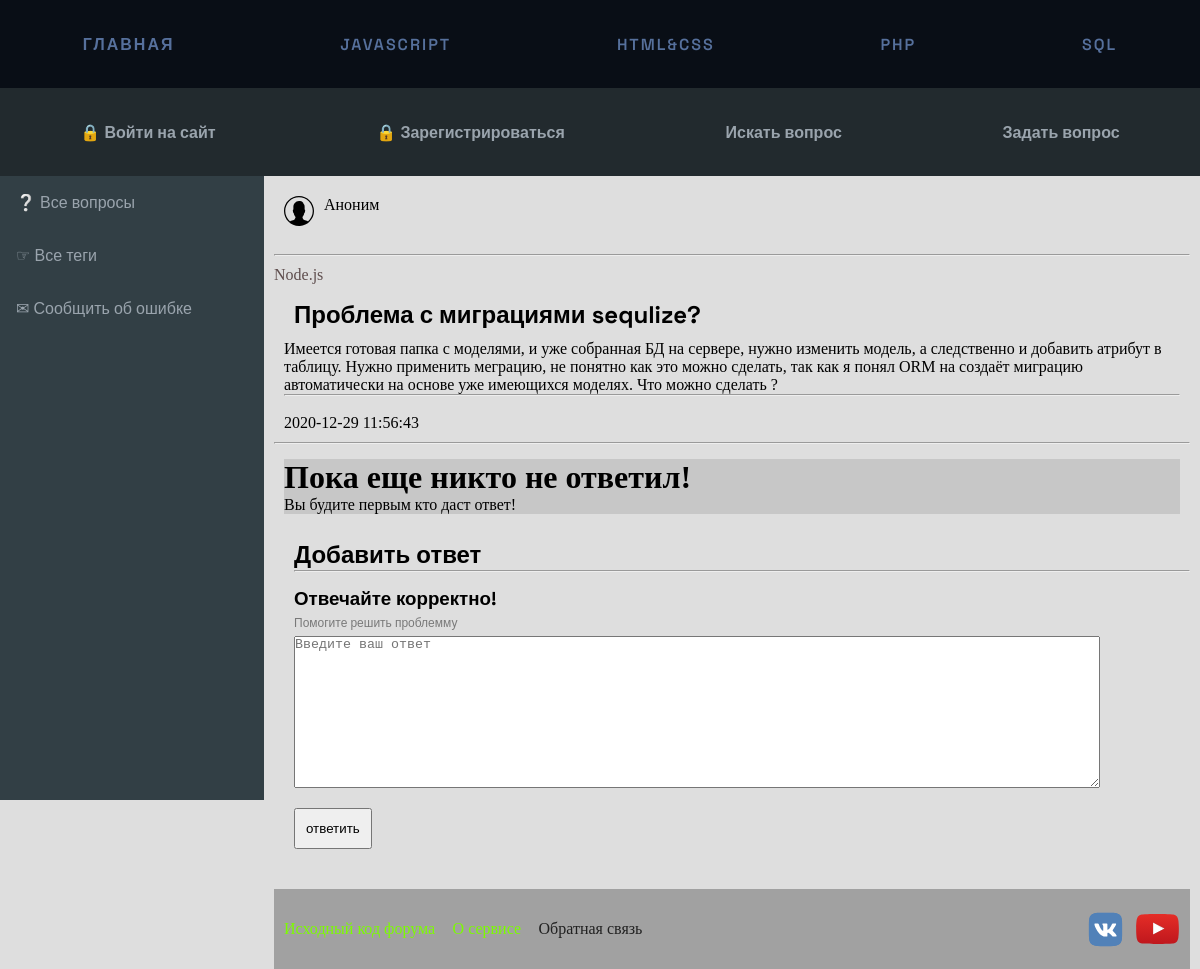
Screenshot of /singleQuestion/id?id=20 with the database file from the repository.
### tables this page shows
CREATE TABLE `questions`
(
    `id`             int(11) NOT NULL,
    `user_id`        int(11) NOT NULL,
    `title`          varchar(255) NOT NULL,
    `tags`           text         NOT NULL,
    `body`           text         NOT NULL,
    `date_of_create` datetime     NOT NULL
);

### config/routes.php (called while the page is built)
<?php
return array(
    'securiry/RegUser'=> 'security/RegisterUser',
    'securiry/AuthUser'=> 'security/AuthenticationUser',
    'security/EditProfileFirstName'=> 'editprofile/UpdateUserFirstName',
    'security/EditProfileLastName'=> 'editprofile/UpdateUserLastName',
    'security/EditProfileAbout'=> 'editprofile/UpdateUserAbout',
    'security/EditProfileEmail'=> 'editprofile/UpdateUserEmail',
    'questions/AddNewQuestion'=> 'Questions/AddNewQuestion',
    'questions/AddNewAnswer'=> 'Questions/AddNewAnswer',
    'security/logout'=> 'security/Logout',
    'security/login' => 'security/SignIn',
    'security/reg' => 'security/SignUp',
    'security/profile' => 'security/Profile',
    'security/remind' => 'security/Remind',
    'questions/ask' => 'questions/Ask',
    'singleQuestion/id?' => 'questions/QuestionById',
    'navigation/tags' => 'navigation/Tags',
    'navigation/feedback' => 'navigation/Feedback',
    '' => 'navigation/Main',
);

### components/Renderer.php (called while the page is built, shortened)
<?php
class Renderer
{
    private $templates_dir = 'views';
    private $root_template = '';
    public function setTemplatesDir($dir)
    {
        $dir = ROOT . '/' . $dir;
        if (is_dir($dir)) {
            $this->templates_dir = $dir;
        } else {
            echo 'Templates dir does not exists! Exiting.';
            exit;
        }
    }
    public function loadTemplate($template, $data = array())
    {
        $result = $data;
        include $this->templates_dir . '/' . $template . '.php';
    }
    public function renderTemplate($data = array(), $name = '')
    {
        $rtp = !empty($name) ? $name : $this->root_template;
        $this->loadTemplate($rtp, $data);
    }
}

### components/Controller.php (called while the page is built, shortened)
<?php
class Controller
{
    protected $renderer = null;
    public function __construct($cname)
    {
        $this->renderer = new Renderer();
    }
    public function renderView($data = array(), $name = '')
    {
        $this->renderer->setTemplatesDir('views');
        $this->renderer->renderTemplate($data, $name);
    }
}

### controllers/QuestionsController.php (called while the page is built, shortened)
<?php
class QuestionsController extends Controller
{
    public function actionQuestionById()
    {
        if (isset($_GET['id'])) {
            $select = array(
                'where' => 'id=' . $_GET['id']
            );
            $question = new  Model_Questions($select);
            $getquestion = $question->getOneRow();
            $select = array(
                'where' => 'id =' . $getquestion['user_id']
            );
            $user = new Model_Users($select);
            $usersInfo = $user->getOneRow();
            if ($usersInfo === null) {
                $getquestion['FirstAndLastName'] = 'Аноним';
            }
            else {
                $getquestion['FirstAndLastName'] = $usersInfo['first_name'] . " " . $usersInfo['last_name'];
            }
            $result_answers = array();
            $getquestion['Answers'] = $result_answers;
        }
        $this->renderView($getquestion, 'pages/questions/singleQuestion');
        return $this;
    }
}

### index.php (called while the page is built, shortened)
<?php session_start();
require_once(ROOT . '/components/Router.php');
require_once(ROOT . '/components/Renderer.php');
require_once(ROOT . '/components/Controller.php');
$router = new Router();
$router->run();

### models/Model_Base.php (called while the page is built, shortened)
<?php
abstract class Model_Base
{
    protected $db;
    private $dataResult;
    public function __construct($select = false)
    {
        global $connect;
        $this->db = $connect;
        $modelName = get_class($this);
        $arrExp = explode('_', $modelName);
        $tableName = strtolower($arrExp[1]);
        $this->table = $tableName;
        $sql = $this->_getSelect($select);
        if ($sql) $this->_getResult("SELECT * FROM $this->table" . $sql);
    }
    private function _getSelect($select)
    {
        if (is_array($select)) {
            $allQuery = array_keys($select);
            array_walk($allQuery, function (&$val) {
                $val = strtoupper($val);
            });
            $querySql = "";
            if (in_array("WHERE", $allQuery)) {
                foreach ($select as $key => $val) {
                    if (strtoupper($key) == "WHERE") {
                        $querySql .= " WHERE " . $val;
                    }
                }
            }
            return $querySql;
        }
        return false;
    }
    private function _getResult($sql)
    {
        try {
            $db = $this->db;
            $stmt = $db->query($sql);
            $this->dataResult = $stmt;
        } catch (PDOException $e) {
            echo $e->getMessage();
            exit;
        }
        return $this->dataResult;
    }
}

### views/pages/questions/singleQuestion.php (the view, shortened to what this page needs)
<?php if (!isset($styles)) {
    ob_start(); ?>
    <link rel="stylesheet" href="/php-forum/publicrum/public/css/question__page.css" type="text/css">
    <?php $styles = ob_get_clean();
} ?>
<?php if (!isset($content)) {
    ob_start(); ?>
    <div>
        <? if (!isset($result)) { ?>
            <div class="block">
                <h1>Ошибка!</h1>
            </div>
        <? } else { ?>
            <div class="user-info">
                <div class="mini-icon"></div>
                <div class="user-name"><a href=""><? echo $result['FirstAndLastName'] ?></a></div>
            </div>
            <br>
            <hr>
            <div class="ask-tags">
                <? echo $result['tags'] ?>
            </div>
            <div class="title">
                <h2><? echo $result['title'] ?></h2>
            </div>
            <div class="ask-description">
                <p>
                    <? echo $result['body'] ?>
                </p>
                <hr>
                <br>
                <p><? echo $result['date_of_create'] ?></p>
            </div>
            <hr>
            <div class="comments">
                <? if (!isset($result['Answers'][0]['id'])) { ?>
                    <div class="comment-block">
                        <div class="comment-header">
                            <h1>Пока еще никто не ответил!</h1>
                        </div>
                        <div class="comment-description">
                            Вы будите первым кто даст ответ!
                        </div>
                    </div>
                <? } ?>
            </div>
            <form class="contact_form" id="Form_answer">
                <div class="ask">
                    <div class="title">
                        <h2>Добавить ответ</h2>
                        <hr>
                    </div>
                    <div class="title">
                        <h3>Отвечайте корректно!</h3>
                        <p>Помогите решить проблемму</p>
                        <textarea name="text" id="question_description" cols="130" rows="10" maxlength="600"
                                  placeholder="Введите ваш ответ" required></textarea>
                    </div>
                    <input type="submit" class="btn" value="ответить">
                </div>
            </form>
        <? } ?>
    </div>
    <?php $content = ob_get_clean();
} ?>
<?php require 'views/include/pages_template.php'; ?>

### components/Router.php (shortened to what this page needs)
<?php
class Router
{
    private $routes;
    public function __construct()
    {
        $routesPath = ROOT . '/config/routes.php';
        $this->routes = include($routesPath);
    }
    private function getURI()
    {
        if (!empty($_SERVER['REQUEST_URI'])) {
            return trim($_SERVER['REQUEST_URI'], '/');
        }
    }
    public function run()
    {
        $uri = $this->getURI();
        foreach ($this->routes as $uriPattern => $path) {
            if (preg_match("~$uriPattern~", $uri)) {
                $regiments = explode('/', $path);
                $cname = array_shift($regiments);
                $actionName = 'action' . ucfirst(array_shift($regiments));
                $controllerObject = new $controllerName($cname);
                $result = $controllerObject->$actionName();
                if ($result != null) {
                    break;
                }
            }
        }
    }
}

### views/include/header.php
<div class="header-wrapper">
    <nav class="menu">
        <ul class="menu__list">
            <li>
                <a href="/" class="menu__link">Главная</a>
            </li>
            <li>
                <a href="../../index.php" class="menu__link">Javascript</a>
            </li>
            <li>
                <a href="../../index.php" class="menu__link">HTML&CSS</a>
            </li>
            <li>
                <a href="../../index.php" class="menu__link">PHP</a>
            </li>
            <li>
                <a href="../../index.php" class="menu__link">SQL</a>
            </li>
        </ul>
    </nav>
    <div class="container">
        <? if (!isset($_SESSION['id'])) { ?>
            <div class="sub-menu">
                <a href="/security/login" id="sign-in"> &#128274; Войти на сайт</a>
            </div>
            <div class="sub-menu">
                <a href="/security/reg" id="sign-up"> &#128274; Зарегистрироваться</a>
            </div>
        <? } ?>
        <div class="sub-menu">
            <a href="/questions/find" id="find">Искать вопрос</a>
        </div>
        <div class="sub-menu">
            <a href="/questions/ask" id="answer">Задать вопрос </a>
        </div>
    </div>
</div>

### views/include/sidebar.php (shortened to what this page needs)
<div class="sidebar">
    <a href="/">&#10068; Все вопросы</a>
    <a href="/navigation/tags">&#9758; Все теги</a>
    <a href="/navigation/feedback">&#9993; Сообщить об ошибке</a>
</div>

### views/include/footer.php
<div class="wrapper-footer">
    <div class="footer-links">
        <ul class="links-foo">
            <li>
                <a style="color: lawngreen" target="_blank" href="https://github.com/php1995/php-forum"> Исходный код
                    форума</a>
            </li>
            <li>
                <a style="color: lawngreen" href="https://github.com/php1995/php-forum#readme" target="_blank">О
                    сервисе</a>
            </li>
            <li>
                <a href="/navigation/feedback">Обратная связь</a>
            </li>
        </ul>
    </div>
    <div>
        <div class="footer-icons">
            <div class="icon-vk">
                <a href="https://vk.com/id1" target="_blank"></a>
            </div>
            <div class="icon-youtube">
                <a href="https://youtube.com" target="_blank"></a>
            </div>
        </div>
    </div>
</div>

### public/css/menu_and_content.css (style rules this page uses)
* { margin: 0; padding: 0; box-sizing: border-box; }
body, html { height: 100%; width: 100%; background-color: #dedede; }
.sidebar { display: block; position: sticky; top: 22vh; left: 0; grid-area: sidebar; margin: 0; padding: 0; width: 22vw; background-color: #1F2123; height: 100vh; overflow: hidden; font-family: 'Space Grotesk', sans-serif; }
.sidebar a { display: block; position: relative; color: #9aa4ad; padding: 16px; text-decoration: none; transition: 1.0s ease; }

### public/css/header.css (style rules this page uses)
* { margin: 0; padding: 0; box-sizing: border-box; }
a { text-decoration: none; }
.header-wrapper { display: sticky; height: 22vh; width: 100%; }
.menu li { list-style: none; }
.menu__link { text-transform: uppercase; font-weight: 600; }
.menu { display: flex; align-items: center; justify-content: center; background-color: #090E16; color: #fff; height: 11vh; }
.menu__list { display: -webkit-box; display: -ms-flexbox; width: 100%; display: flex; flex-direction: row; -ms-flex-pack: distribute; justify-content: space-around; transition: all 1.0s ease; }
.menu__list > li { position: relative; }
.menu li > a { font-family: 'Space Grotesk', sans-serif; letter-spacing: 2px; color: #56709c; text-decoration: none; transition: all 0.5s ease; -ms-transition: all 0.5s ease; -o-transition: all 0.5s ease; -moz-transition: all 0.5s ease; -webkit-transition: all 0.5s ease; background-position: 0% }
.container { font-family: 'Space Grotesk', sans-serif; display: flex; flex-direction: row; box-sizing: content-box; justify-content: space-around; align-items: center; background-color: #222A2E; height: 11vh; }
.container a { color: #9aa4ad; font-weight: 600; padding: 15px; transition: 0.6s ease; }

### public/css/sidebar.css (style rules this page uses)
.sidebar { display: block; width: 22vw; background-color: #323f45; height: 78vh; overflow: hidden; font-family: 'Space Grotesk', sans-serif; grid-area: sidebar; }
.sidebar a { display: block; position: relative; color: #9aa4ad; padding: 16px; text-decoration: none; transition: 0.5s all ease; border: none; left: 0px; }

### public/css/content.css (style rules this page uses)
* { margin: 0; padding: 0; box-sizing: border-box; }

### public/css/footer.css (style rules this page uses)
* { margin: 0; padding: 0; }
.wrapper-footer { margin-top: 40px; display: flex; flex-direction: row; justify-content: space-between; align-items: center; position: relative; width: 100%; height: 10vh; background-color: #a1a1a1; padding-left: 10px; padding-right: 10px; }
.footer-links { display: block; width: 40%; }
.links-foo { display: flex; width: 100%; justify-content: space-between; list-style-type: none; }
.links-foo li a { color: #212121; }
.footer-icons { display: flex; flex-direction: row; justify-content: space-around; align-items: center; width: auto; height: auto; }
.icon-vk { background-image: url(../images/vk-1.svg); background-repeat: no-repeat; background-size: contain; width: 35px; height: 35px; margin-right: 12px; }
.icon-vk a { display: block; height: 100%; }
.icon-youtube { background-image: url(../images/youtube.svg); background-repeat: no-repeat; background-size: contain; background-position: center; width: 45px; height: 30px; }
.icon-youtube a { display: block; height: 100%; }

### public/css/ask.css (style rules this page uses)
* { margin: 0; padding: 0; }
.ask { margin: 0 auto; max-width: 1100px; flex-direction: column; }
.title,.btn { margin-left: 20px; font-family: 'Space Grotesk', sans-serif; }
textarea { width: 90%; }
.title h2, .title h3 { padding-top: 15px; }
.title p { padding-top:5px; padding-bottom: 5px; color: rgb(121, 121, 121); font-size: 12px; }
.btn { margin-top: 15px; padding: 10px; }

### public/css/profile.css (style rules this page uses)
* { margin: 0; padding: 0; box-sizing: border-box; }
* { user-select: none; -webkit-tap-highlight-color:transparent; }

### public/css/question__page.css (style rules this page uses)
* { margin: 0; padding: 0; }
.mini-icon { display: flex; align-items: center; justify-content: center; background-image: url(../images/user-profile-svgrepo-com.svg); height: 30px; width: 30px; background-repeat: no-repeat; }
.user-info { display: flex; padding-left: 10px; padding-top: 10px; padding-bottom: 10px; }
.user-name { padding-left: 10px; }
.ask-tags { padding-top: 10px; display: flex; color: rgb(94, 77, 77); }
.ask-description, .comment-block { margin: 10px; }
.comments { margin-top: 15px; }
.comment-header { display: flex; align-items: center; justify-content: flex-start; }
.comment-block { background-color: rgba(163, 163, 163, 0.39); max-width: 900px; }

### rows the page displays
questions: tags "Node.js", title "Проблема с миграциями sequlize?", body "Имеется готовая папка с моделями, и уже собранная БД на сервере, нужно изменить модель, а следственно и добавить атрибут в таблицу. Нужно применить меграцию, не понятно как это можно сделать, так как я понял ORM на создаёт миграцию автоматически на основе уже имеющихся моделях. Что можно сделать ?", date_of_create "2020-12-29 11:56:43"
